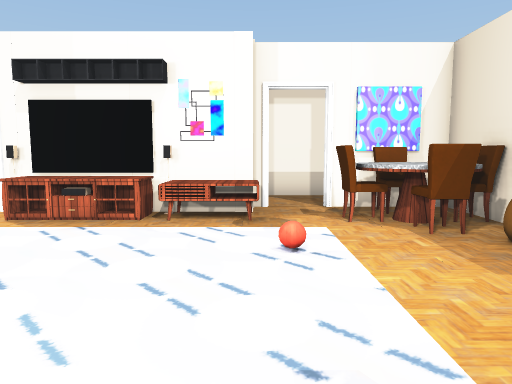
View 1 (above)

14 first-person views from a walk through a Unity game level. The camera is 1.3 m above the floor, tilts 6° down and sees 70° across. Doors are open. The floor is counted in squares, 1 m on a side. Each view is taken from the middle of a square. On the plan, view 1 faces up. The plan holds only what a view shows up to about 15 squares ahead; the rest is blank. The player is left out. Some surface patterns are stand-ins.

View 2
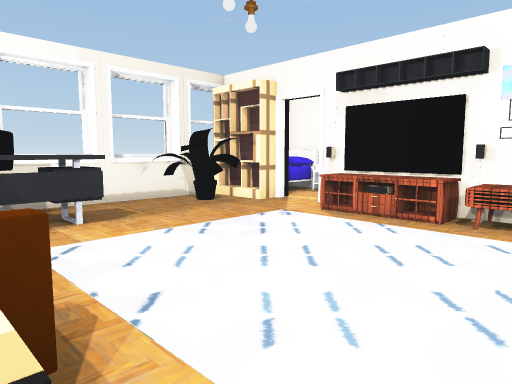

View 3
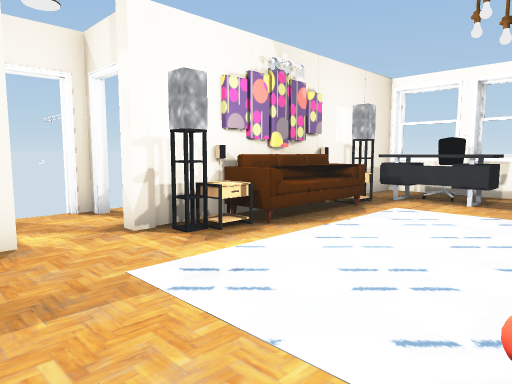

View 4
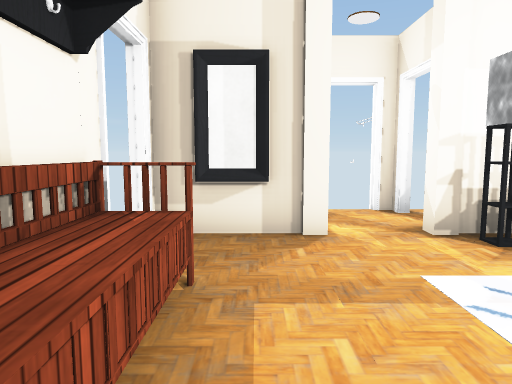

View 5
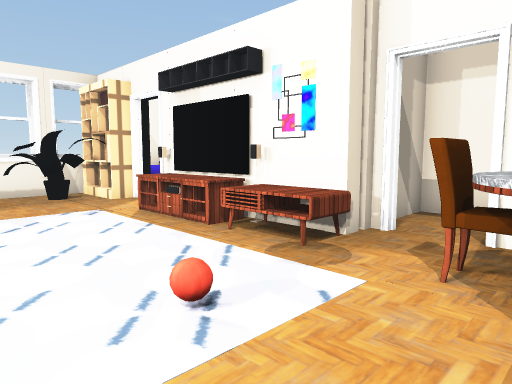

View 6
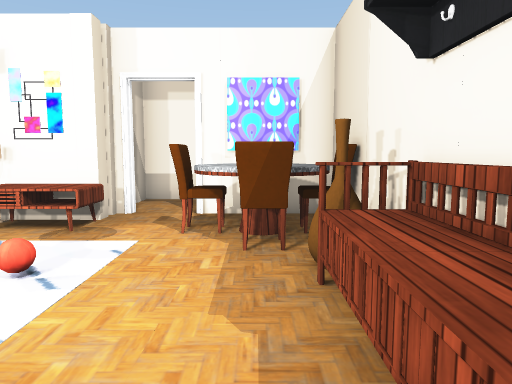

View 7
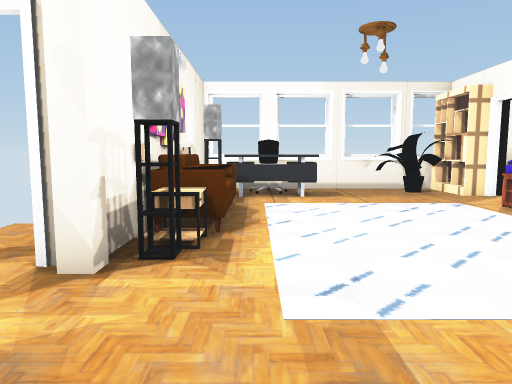

View 8
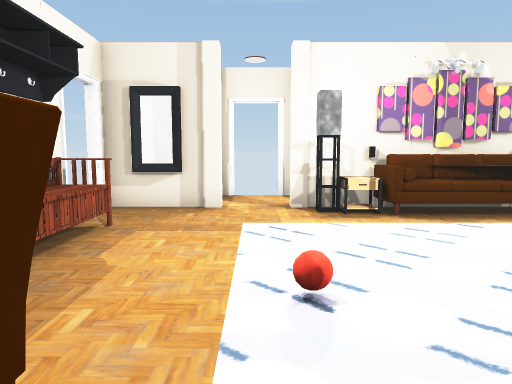

View 9
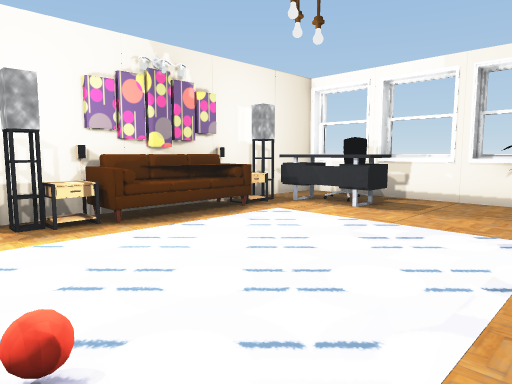

View 10
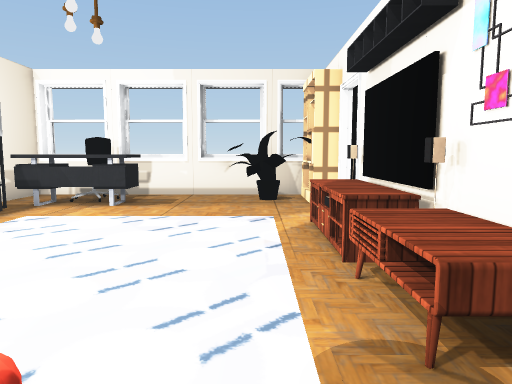

View 11
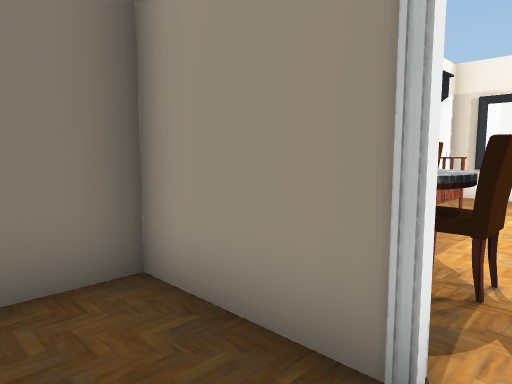

View 12
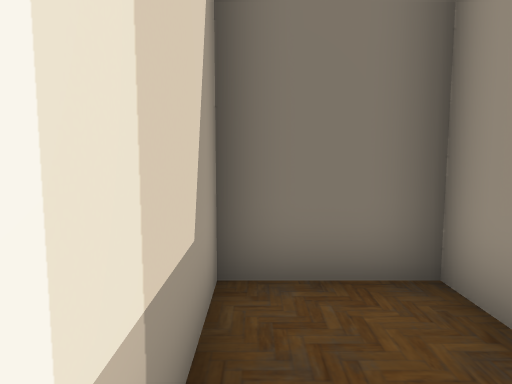

View 13
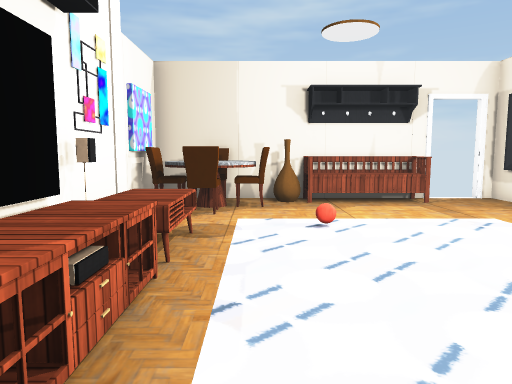

View 14
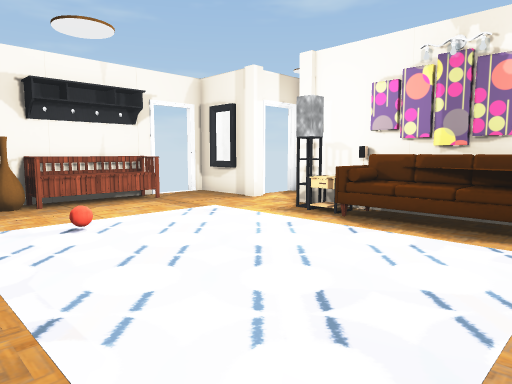

### Floor plan
Key: @ floor where view 1 was taken; # wall or solid block; . floor; D open door; = window, fence, low wall or low ledge; ^ raised ledge; P pillar; T table; C chair; A vase; S shelf; L plant; F sofa; B bench.
Columns run from 10 left of view 1 to 5 right of it. Each row starts with its distance up from view 1.
 12           ######
 11           #....#
 10           #....#
  9  ####     PD####
  8 ##SDD####TP.TCT#
  7 #.L..TTTTTT.CTC#
  6 #LL..........CT#
  5 =L............A#
  4 #.............B#
  3 =..^..........B#
  2 #.C^..........B#
  1 #CC^...........D
  0 #.^^TTFFTT@....D
 -1 ##########P.P###
 -2          .D.D#
 -3          .DDD
 -4           #D#

Where each view was taken, in squares from view 1:
view 1: 0 up, 0 right, facing up
view 2: 0 up, 0 right, facing up-left
view 3: 5 up, 3 right, facing down-left
view 4: 5 up, 3 right, facing down
view 5: 3 up, 3 right, facing up-left
view 6: 1 up, 3 right, facing up
view 7: 1 up, 4 right, facing left
view 8: 8 up, 1 right, facing down
view 9: 7 up, 1 right, facing down-left
view 10: 6 up, 2 right, facing left
view 11: 11 up, 1 right, facing down-right
view 12: 11 up, 1 right, facing right
view 13: 6 up, 6 left, facing right
view 14: 7 up, 6 left, facing down-right
